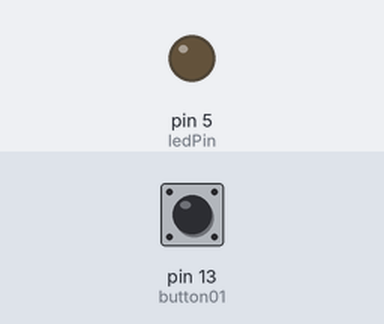
Recording of a sketch running on a simulated Arduino Uno, built with avr-gcc and run on an emulated ATmega328P. On the bench: output pins drawn as LEDs (lit = HIGH). The test bench sets the inputs (shaded band); at power-on: pin 13 (button01) HIGH. What the sketch prints to the serial monitor is not drawn.

Above: at 1.2 s.
1.3 s: pin 13 (button01) pulled LOW for 0.15 s
At 1.48 s:
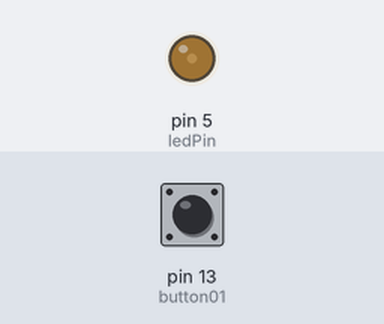
4.3 s: pin 13 (button01) pulled LOW for 1 s
At 5.9 s:
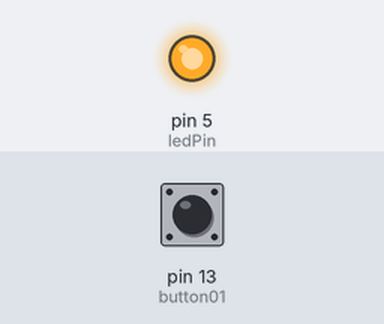
Timing chart, 0 to 7.4 s (numbered marks = the images above; inputs shaded):
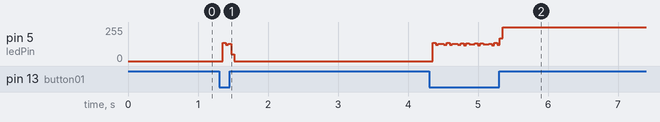

The sketch:

spacebrew_collab_photo.ino
```cpp
//declare pins
int ledPin = 5;
int button01 = 13;

boolean running = false;

void setup() {

  // open serial port
  Serial.begin(9600);

  pinMode(ledPin, OUTPUT);
  pinMode(button01, INPUT);
  digitalWrite(button01, HIGH);

}

void loop() {

  if(digitalRead(button01) == LOW)
  {
    //switch is pressed - pullup keeps pin high normally

    running = !running;  //toggle running variable
    digitalWrite(ledPin, running);
   }

    // read and send the boolean value to the serial
    Serial.println(running);

    // wait to send the next value so that you
    // don't clog up the serial port

}
```
